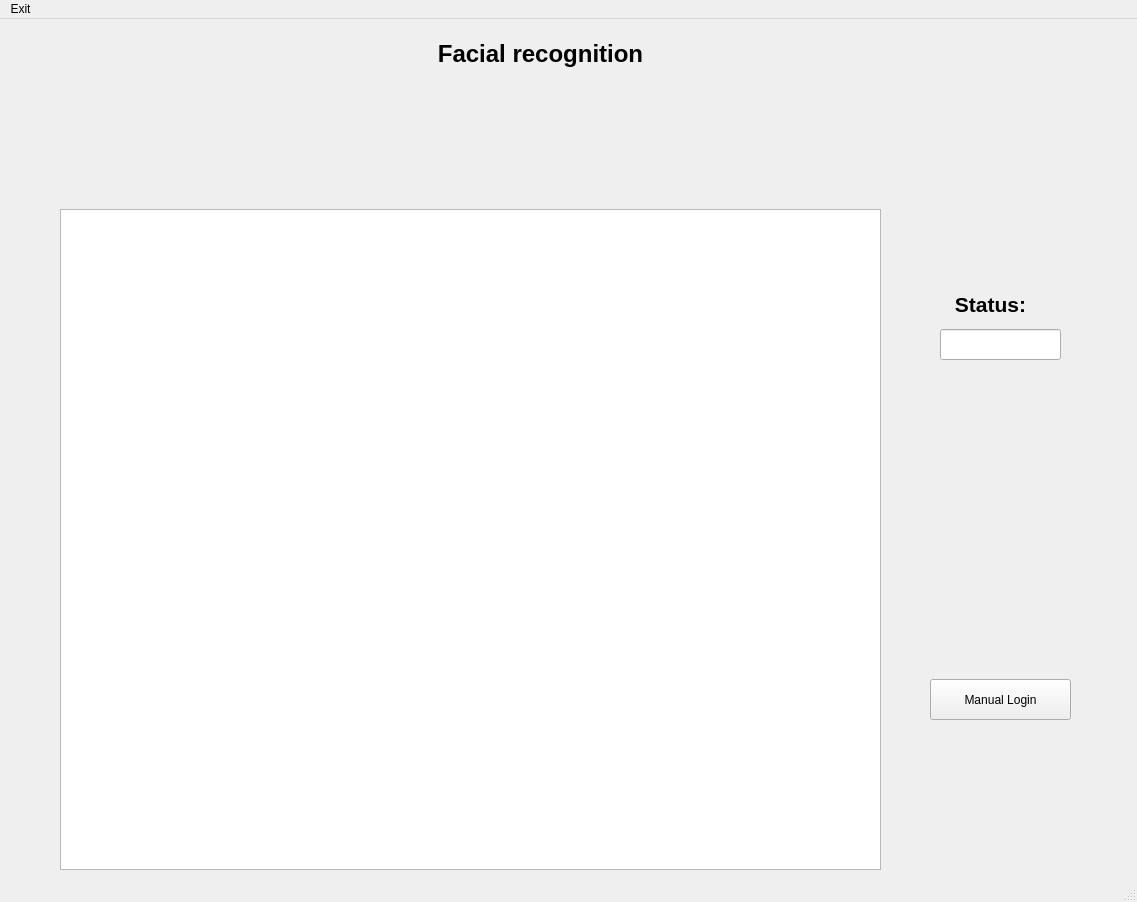
<?xml version="1.0" encoding="UTF-8"?>
<ui version="4.0">
 <class>MainWindow</class>
 <widget class="QMainWindow" name="MainWindow">
  <property name="geometry">
   <rect>
    <x>0</x>
    <y>0</y>
    <width>1137</width>
    <height>902</height>
   </rect>
  </property>
  <property name="windowTitle">
   <string>MainWindow</string>
  </property>
  <widget class="QWidget" name="centralwidget">
   <widget class="QLabel" name="label">
    <property name="geometry">
     <rect>
      <x>430</x>
      <y>30</y>
      <width>231</width>
      <height>171</height>
     </rect>
    </property>
    <property name="text">
     <string>&lt;html&gt;&lt;head/&gt;&lt;body&gt;&lt;p&gt;&lt;img src=&quot;:/newPrefix/Webp.net-resizeimage.jpg&quot;/&gt;&lt;/p&gt;&lt;/body&gt;&lt;/html&gt;</string>
    </property>
   </widget>
   <widget class="QGraphicsView" name="graphicsView">
    <property name="geometry">
     <rect>
      <x>60</x>
      <y>190</y>
      <width>821</width>
      <height>661</height>
     </rect>
    </property>
   </widget>
   <widget class="QLineEdit" name="lineEdit">
    <property name="geometry">
     <rect>
      <x>940</x>
      <y>310</y>
      <width>121</width>
      <height>31</height>
     </rect>
    </property>
   </widget>
   <widget class="QPushButton" name="pushButton">
    <property name="geometry">
     <rect>
      <x>930</x>
      <y>660</y>
      <width>141</width>
      <height>41</height>
     </rect>
    </property>
    <property name="text">
     <string>Manual Login</string>
    </property>
   </widget>
   <widget class="QLabel" name="label_2">
    <property name="geometry">
     <rect>
      <x>430</x>
      <y>0</y>
      <width>221</width>
      <height>71</height>
     </rect>
    </property>
    <property name="text">
     <string>&lt;html&gt;&lt;head/&gt;&lt;body&gt;&lt;p align=&quot;center&quot;&gt;&lt;span style=&quot; font-size:18pt; font-weight:600;&quot;&gt;Facial recognition&lt;/span&gt;&lt;/p&gt;&lt;/body&gt;&lt;/html&gt;</string>
    </property>
   </widget>
   <widget class="QLabel" name="label_3">
    <property name="geometry">
     <rect>
      <x>880</x>
      <y>250</y>
      <width>221</width>
      <height>71</height>
     </rect>
    </property>
    <property name="text">
     <string>&lt;html&gt;&lt;head/&gt;&lt;body&gt;&lt;p align=&quot;center&quot;&gt;&lt;span style=&quot; font-size:16pt; font-weight:600;&quot;&gt;Status:&lt;/span&gt;&lt;/p&gt;&lt;/body&gt;&lt;/html&gt;</string>
    </property>
   </widget>
  </widget>
  <widget class="QMenuBar" name="menubar">
   <property name="geometry">
    <rect>
     <x>0</x>
     <y>0</y>
     <width>1137</width>
     <height>21</height>
    </rect>
   </property>
   <widget class="QMenu" name="menuExit">
    <property name="title">
     <string>Exit</string>
    </property>
   </widget>
   <addaction name="menuExit"/>
  </widget>
  <widget class="QStatusBar" name="statusbar"/>
 </widget>
 <resources>
  <include location="rochePic.qrc"/>
 </resources>
 <connections/>
</ui>
